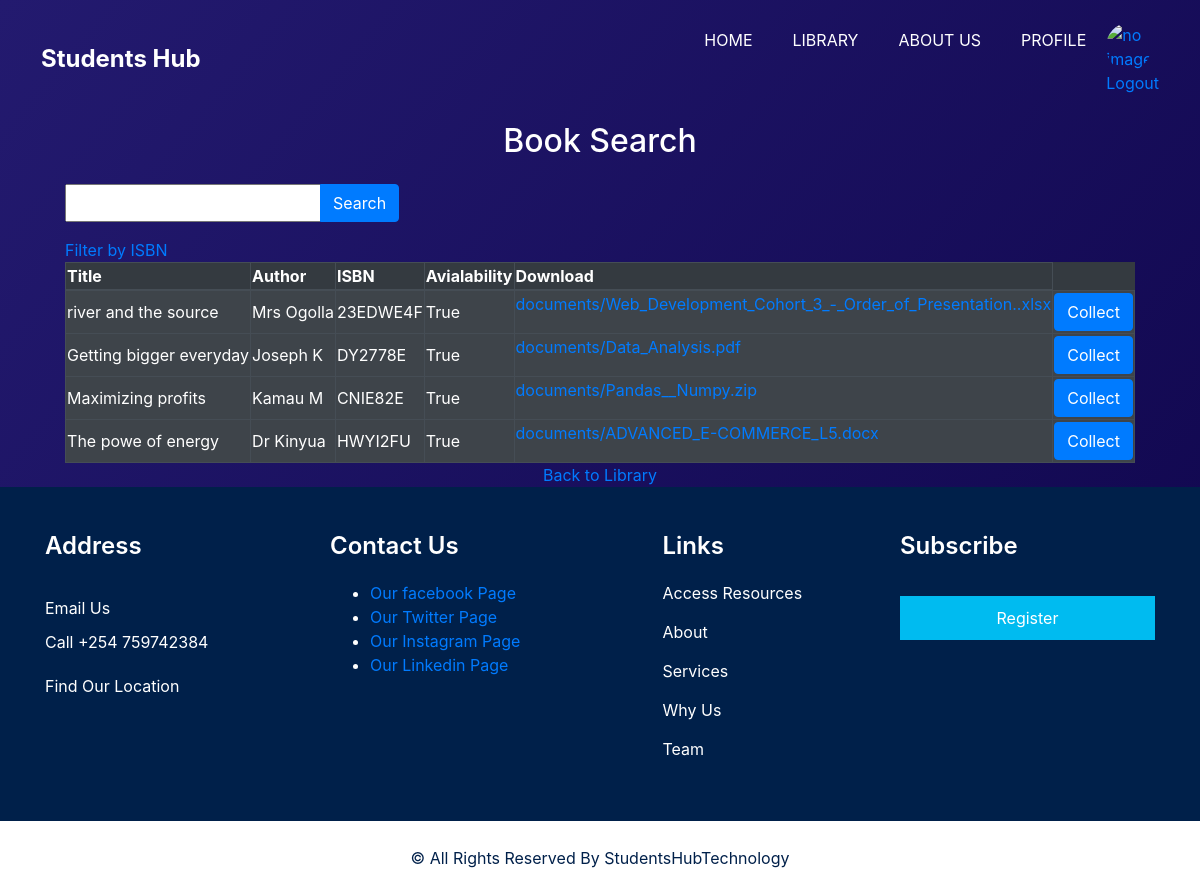
Page /pages/filterbyauthor/ on the committed database.
### app/models.py (models this page shows, shortened)
class LibraryBook(models.Model):
    title = models.CharField(max_length=255)
    course = models.ManyToManyField(Course)
    author = models.CharField(max_length=100)
    ISBN = models.CharField(max_length=13, unique=True)
    available = models.BooleanField(default=True)
    file = models.FileField(upload_to='documents/',default='This cannot be downloaded')

### pages/views.py (the view)
# urls.py: path('filterbyauthor/', filterbyauthor, name='filterbyauthor'),
def filterbyauthor(request):
    book_list = LibraryBook.objects.all()
    book_filter = BookFilterbyauthor(request.GET, queryset=book_list)
    return render(request, 'filterbyauthor.html', {'filter': book_filter})

### pages/templates/filterbyauthor.html (shortened to what this page needs)
{% extends 'base.html' %}
{% block content %}
<!DOCTYPE html>
<html lang="en">
<head>
    <link href="https://stackpath.bootstrapcdn.com/bootstrap/4.3.1/css/bootstrap.min.css" rel="stylesheet">
</head>
<body class="bg-light">
<div class="container mt-1">
    <div class="row justify-content-center">
        <div class="col-md-15">
            <h2 class="text-center mb-4 text-white">Book Search</h2>
            <form method="get">
                <div class="input-group mb-3" aria-placeholder="here">
                    {{ filter.form.author}}
                    <div class="input-group-append">
                        <button class="btn btn-primary" type="submit">Search</button>
                    </div>
                </div>
                <a href="{% url 'filterbyISBN' %}">Filter by ISBN</a>
            </form>
                        <table class="table-striped table-dark table-hover table-bordered" style="padding:20px ;">
                            <thead>
                                <tr>
                                    <th>Title</th>
                                    <th>Author</th>
                                    <th>ISBN</th>
                                    <th>Avialability</th>
                                    <th>Download</th>
                                </tr>
                            </thead>
                            {%for book in filter.qs%}
                            <tbody>
                                <tr>
                                    <td>{{ book.title }}</td>
                                    <td>{{ book.author }}</td>
                                    <td>{{ book.ISBN }}</td>
                                    <td>{{ book.available }}</td>
                                    {% if book.available == True %}
                                    <td><p><a href="{{ book.file.url }}" download>{{ book.file.name }}</a></p></td>
                                    {% else %}
                                    <td><p>Currently unavailable</p></td>
                                    {% endif %}
                                    <td>
                                        <a href="" class="btn btn-primary">Collect</a>
                                    </td>
                                </tr>
                            </tbody>
                            {%endfor%}
                        </table>
                </div>
            <a href="{% url 'library' %}">Back to Library</a>
        </div>
</body>
</html>
{% endblock %}

### membersAuth/static/membersAuth/css/style.css (style rules this page uses)
body { font-family: "Open Sans", sans-serif; color: #0c0c0c; background-color: #ffffff; overflow-x: hidden; }
a, a:hover, a:focus { text-decoration: none; }
.btn, .btn:focus { outline: none !important; -webkit-box-shadow: none; box-shadow: none; }

### membersAuth/static/membersAuth/css/responsive.css (style rules this page uses)
@media (min-width: 1200px) { .container { max-width: 1170px; } }

### rows in the picture
LibraryBook: title "river and the source", author "Mrs Ogolla", ISBN "23EDWE4F", available "True", file.name "documents/Web_Development_Cohort_3_-_Order_of_Presentation..xlsx"
LibraryBook: title "Getting bigger everyday", author "Joseph K", ISBN "DY2778E", available "True", file.name "documents/Data_Analysis.pdf"
LibraryBook: title "Maximizing profits", author "Kamau M", ISBN "CNIE82E", available "True", file.name "documents/Pandas__Numpy.zip"
LibraryBook: title "The powe of energy", author "Dr Kinyua", ISBN "HWYI2FU", available "True", file.name "documents/ADVANCED_E-COMMERCE_L5.docx"
